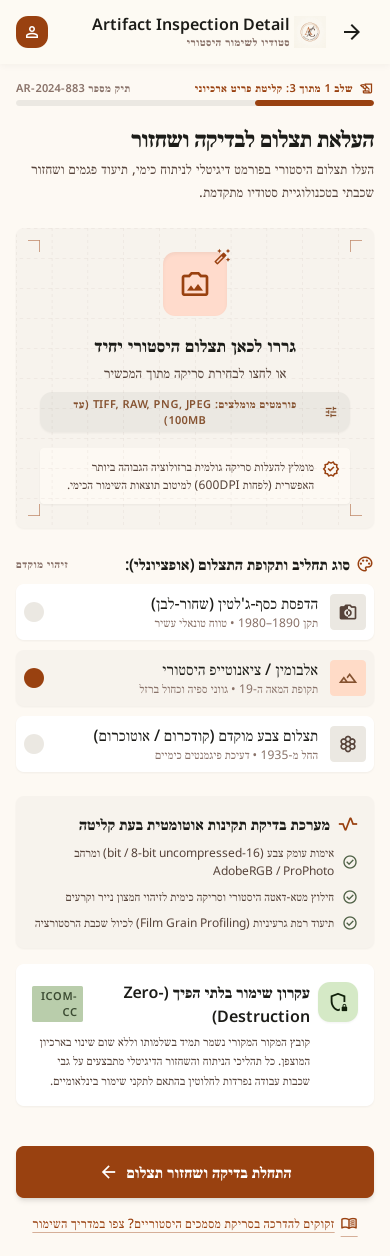
#> input picture design/stitch/1-upload.png, 780 x 2512 px (shown at 1/2 size)
$ python draw_mask.py ../design/stitch/1-upload.png
#> lines starting #> are read from the running program, lines starting #| are printed output that depends on the picture
### experiments/baseline_inpaint.py
"""Baseline inpainting with OpenCV (TELEA and NS) using a manual mask.

Usage: python experiments/baseline_inpaint.py <image> <mask.png> [--out DIR] [--radius N]
The mask is a black/white PNG; white pixels mark damage to be filled.
"""
import argparse
from pathlib import Path

import cv2
import numpy as np

METHODS = {"telea": cv2.INPAINT_TELEA, "ns": cv2.INPAINT_NS}


def read_image(path, flags=cv2.IMREAD_UNCHANGED):
    # np.fromfile + imdecode, because cv2.imread/imwrite fail on non-ASCII Windows paths
#> called with path = '../design/stitch/1-upload.png', flags = 1
    return cv2.imdecode(np.fromfile(str(path), np.uint8), flags)
#> returned value is the input picture: shape (2512, 780, 3); mean B, G, R 225.3, 232.6, 240


# [55 lines left out: functions write_png, load_mask, inpaint, side_by_side, run, not called in this run]


# [9 lines that do not run on import are left out]

### experiments/draw_mask.py
"""Draw a damage mask on a photo (white = damage) in an OpenCV window.

Usage: python experiments/draw_mask.py <image> [--out experiments/masks/<stem>_mask.png]
If the output file already exists it is loaded, so you can continue where you stopped.

Mouse:  left drag = paint   right drag = erase   wheel = zoom   middle drag = pan
Keys:   [ / ] smaller / bigger brush    z undo    arrow keys = pan
        S save    Q save and quit    Esc quit without saving
"""
import argparse
from pathlib import Path

import cv2
import numpy as np

from baseline_inpaint import read_image, write_png

VIEW_W, VIEW_H = 1100, 800
MAX_UNDO = 30
KEY_PAN = {2424832: (-1, 0), 2555904: (1, 0), 2490368: (0, -1), 2621440: (0, 1)}  # arrows on Windows


class Editor:
    """Mask painting state and rendering; no window code, so it can be tested."""

    def __init__(self, image, mask=None, view=(VIEW_W, VIEW_H)):
#> called with view = (1100, 800)
        self.image = image if image.ndim == 3 else cv2.cvtColor(image, cv2.COLOR_GRAY2BGR)
        self.image = self.image[..., :3]
        h, w = self.image.shape[:2]
#> h = 2512; w = 780
        self.mask = np.zeros((h, w), np.uint8) if mask is None else mask.copy()
        self.vw, self.vh = view
        self.zoom = min(self.vw / w, self.vh / h)
#> self.zoom = 0.318
        self.ox = self.oy = 0.0          # image coordinates of the view's top-left corner
        self.brush = max(2, round(min(h, w) / 150))   # radius in image pixels
#> self.brush = 5
        self.history = []
        self.last = None
        self.cursor = None

    def to_image(self, vx, vy):
        return self.ox + vx / self.zoom, self.oy + vy / self.zoom

    # [12 lines left out: functions begin_stroke, paint, not called in this run]

    def undo(self):
        if self.history:
            self.mask = self.history.pop()

    # [4 lines left out: function zoom_at, not called in this run]

    def pan(self, dvx, dvy):
        self.ox -= dvx / self.zoom
        self.oy -= dvy / self.zoom

    def resize_brush(self, factor):
        self.brush = max(1, round(self.brush * factor) if factor > 1 else int(self.brush * factor))

    def render(self):
        m = np.float32([[self.zoom, 0, -self.ox * self.zoom], [0, self.zoom, -self.oy * self.zoom]])
#> m = [[0.318, 0, 0], [0, 0.318, 0]]
        interp = cv2.INTER_NEAREST if self.zoom >= 4 else cv2.INTER_AREA if self.zoom < 1 else cv2.INTER_LINEAR
#> interp = 3
        size = (self.vw, self.vh)
        view = cv2.warpAffine(self.image, m, size, flags=interp, borderValue=(40, 40, 40))
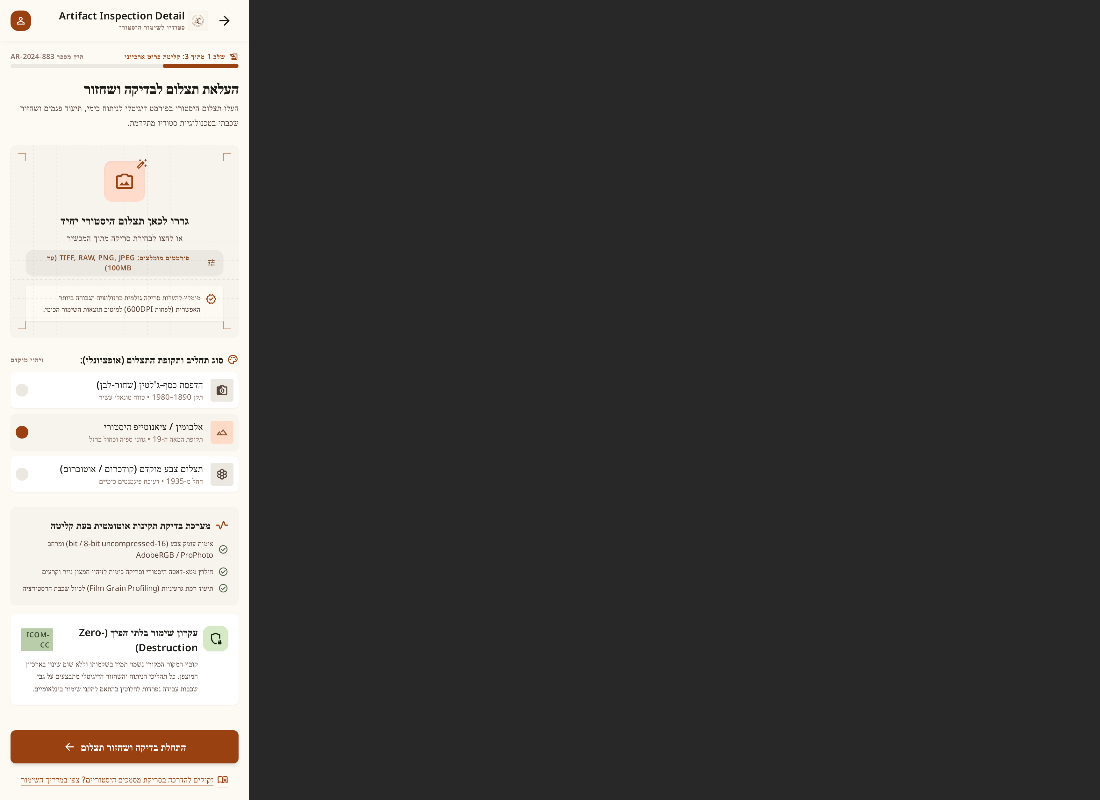
#> view: shape (800, 1100, 3); mean B, G, R 82, 83.6, 85.3
        mview = cv2.warpAffine(self.mask, m, size, flags=cv2.INTER_NEAREST) > 0
#> self.mask: shape (2512, 780); every value is 0
        view[mview] = (0.5 * view[mview] + 0.5 * np.array([0, 0, 255])).astype(np.uint8)
        if self.cursor is not None:
            cv2.circle(view, self.cursor, max(1, round(self.brush * self.zoom)), (0, 255, 255), 1)
        text = f"brush {self.brush}px  zoom {self.zoom:.2f}  mask {100 * (self.mask > 0).mean():.1f}%   [S]ave  [Q]save+quit  [Esc]quit"
        cv2.putText(view, text, (8, self.vh - 10), cv2.FONT_HERSHEY_SIMPLEX, 0.5, (0, 0, 0), 3)
        cv2.putText(view, text, (8, self.vh - 10), cv2.FONT_HERSHEY_SIMPLEX, 0.5, (255, 255, 255), 1)
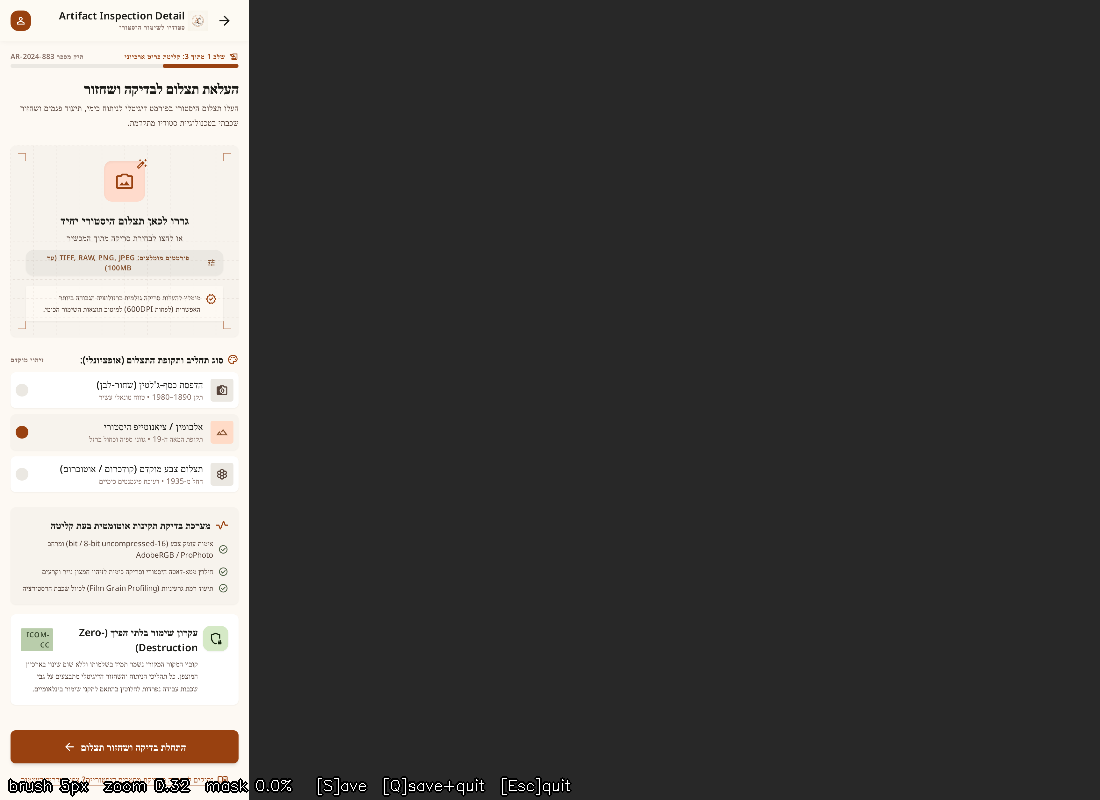
#> view: shape (800, 1100, 3); mean B, G, R 81.6, 83.2, 84.9
        return view


def run(image_path, out_path, start=None):
    image = read_image(image_path, cv2.IMREAD_COLOR)
    if image is None:
        raise SystemExit(f"cannot read image: {image_path}")
    out_path = Path(out_path)
    mask = None
    source = out_path if out_path.is_file() else start
    if source:
        mask = read_image(source, cv2.IMREAD_GRAYSCALE)
        if mask is None or mask.shape != image.shape[:2]:
            raise SystemExit(f"mask does not match the image: {source}")
        print(f"loaded mask: {source}")
    ed = Editor(image, mask)
    state = {"drag": None}
    title = f"draw mask - {Path(image_path).name}"

    # [23 lines left out: functions on_mouse, save, not called in this run]

    cv2.namedWindow(title, cv2.WINDOW_AUTOSIZE)
    cv2.setMouseCallback(title, on_mouse)
    while True:
        cv2.imshow(title, ed.render())
        key = cv2.waitKeyEx(15)
#> (key Esc is pressed here)
        if key == -1:
            continue
        if key in KEY_PAN:
            dx, dy = KEY_PAN[key]
            ed.pan(-dx * 60, -dy * 60)
        c = chr(key & 0xFF).lower() if 0 <= key < 256 else ""
        if c == "[":
            ed.resize_brush(0.8)
        elif c == "]":
            ed.resize_brush(1.25)
        elif c == "z":
            ed.undo()
        elif c == "s":
            save()
        elif c == "q":
            save()
            break
        elif key == 27:
            break
    cv2.destroyAllWindows()


if __name__ == "__main__":
    p = argparse.ArgumentParser()
    p.add_argument("image")
    p.add_argument("--out")
    p.add_argument("--start", help="mask to start from (e.g. an automatic proposal), used if --out does not exist yet")
    a = p.parse_args()
    run(a.image, a.out or f"experiments/masks/{Path(a.image).stem}_mask.png", a.start)

$ run again, on design/stitch/4-report.png
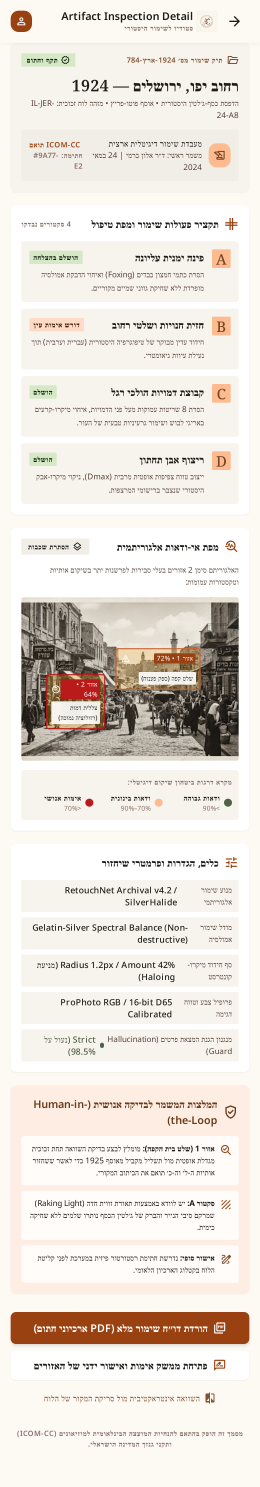
#> input picture design/stitch/4-report.png, 780 x 4460 px (shown at 1/3 size)
#> in read_image, returned value is the input picture: shape (4460, 780, 3); mean B, G, R 220.4, 227.3, 234.2
#> in render, `view = cv2.warpAffine(self.image, m, size, flags=interp, borderValue=(..`:
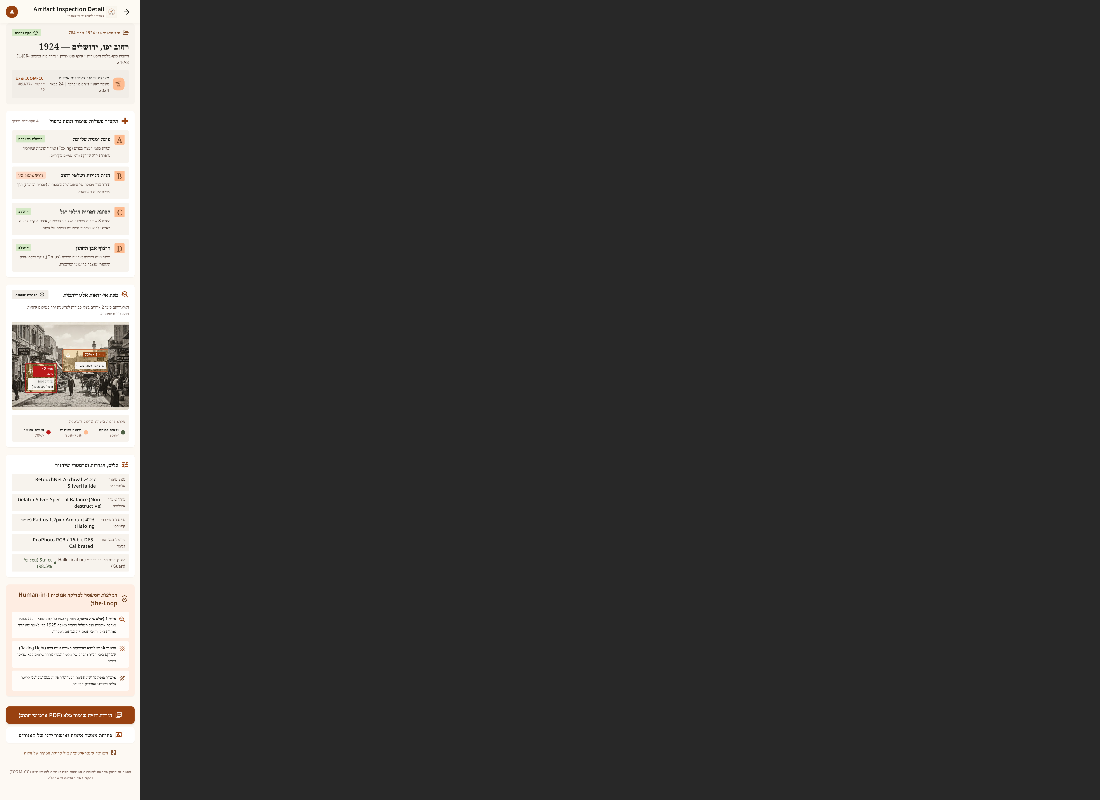
#> view: shape (800, 1100, 3); mean B, G, R 62.9, 63.8, 64.7
#> self.mask: shape (4460, 780); every value is 0
#> in render, `cv2.putText(view, text, (8, self.vh - 10), cv2.FONT_HERSHEY_SIMPLEX, 0..`:
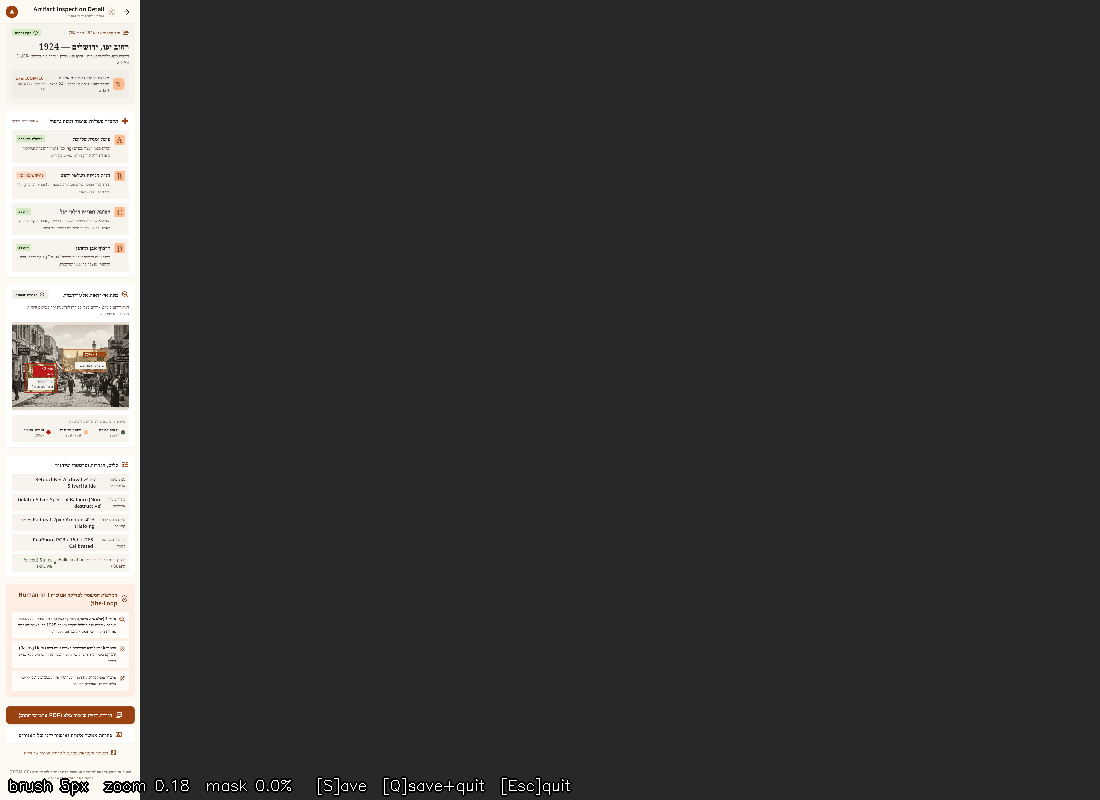
#> view: shape (800, 1100, 3); mean B, G, R 62.7, 63.6, 64.5
